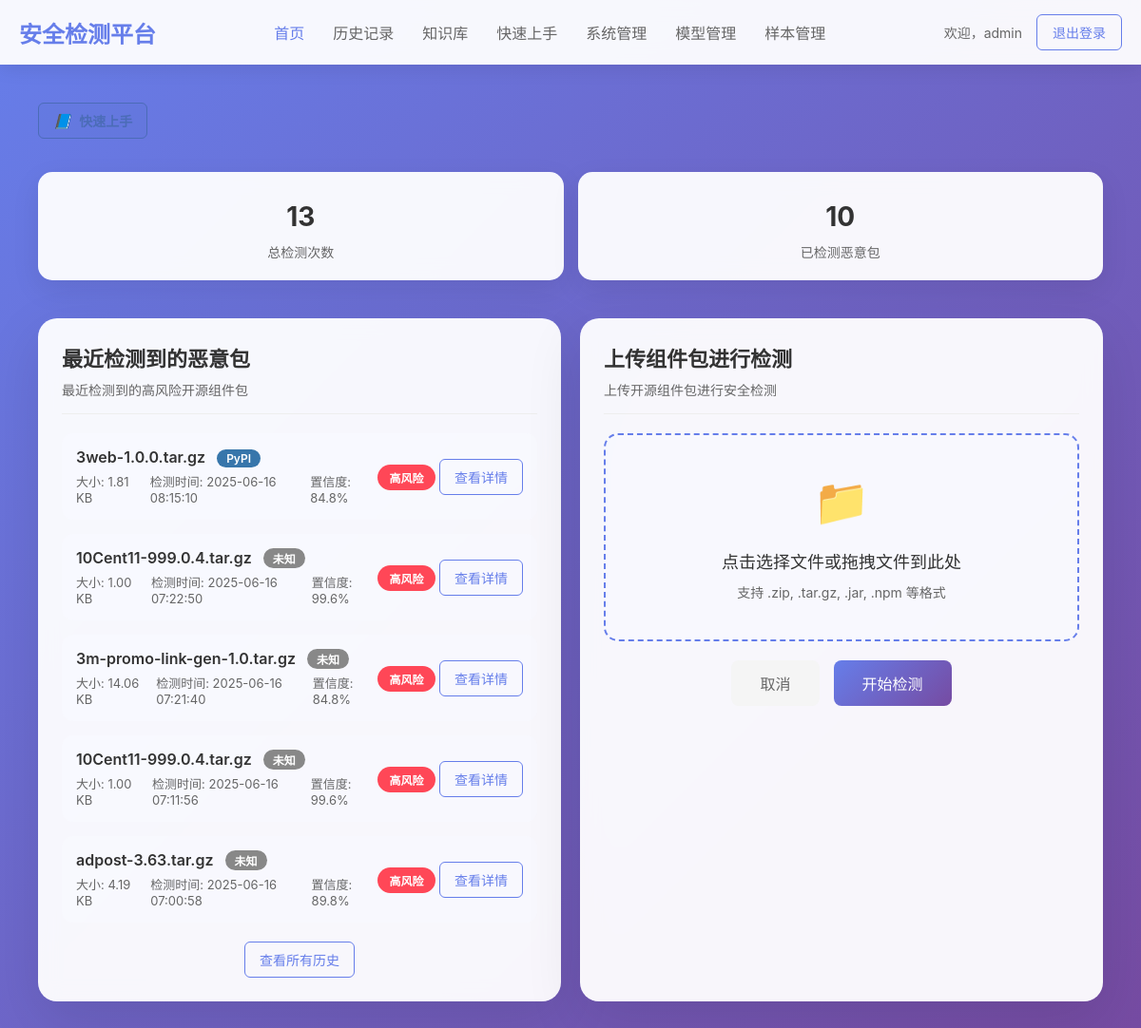
The page / (signed in) on the database its author committed.
### tables this page shows
CREATE TABLE scan_records (
            id INTEGER PRIMARY KEY AUTOINCREMENT,
            user_id INTEGER,
            filename TEXT NOT NULL,
            file_size INTEGER,
            file_hash TEXT,
            scan_status TEXT DEFAULT 'pending',
            risk_level TEXT,
            confidence REAL,
            xgboost_result TEXT,
            llm_result TEXT,
            risk_explanation TEXT,
            scan_time REAL,
            created_at TIMESTAMP DEFAULT CURRENT_TIMESTAMP, package_type TEXT,
            FOREIGN KEY (user_id) REFERENCES users (id)
        );

### app.py (the view)
@app.route('/')
def index():
    if 'user_id' not in session:
        return redirect(url_for('login'))
    conn = sqlite3.connect('security_scanner.db')
    cursor = conn.cursor()
    cursor.execute('''
        SELECT id, filename, file_size, risk_level, confidence, created_at, package_type
        FROM scan_records
        WHERE risk_level = 'high'
        AND scan_status = 'completed'
        ORDER BY created_at DESC
        LIMIT 5
    ''')
    recent_malicious_packages = cursor.fetchall()
    malicious_packages = []
    for pkg in recent_malicious_packages:
        malicious_packages.append({
            'id': pkg[0],
            'filename': pkg[1],
            'file_size': format_size(pkg[2]) if pkg[2] else "未知",
            'risk_level': pkg[3],
            'confidence': pkg[4] * 100 if pkg[4] else 0,
            'created_at': pkg[5],
            'package_type': pkg[6] if len(pkg) > 6 else 'unknown'
        })
    cursor.execute('''
        SELECT COUNT(*) FROM scan_records
        WHERE risk_level = 'high' AND scan_status = 'completed'
    ''')
    total_malicious = cursor.fetchone()[0]
    cursor.execute('''
        SELECT COUNT(*) FROM scan_records
        WHERE scan_status = 'completed'
    ''')
    total_scans = cursor.fetchone()[0]
    conn.close()
    return render_template('index.html',
                          malicious_packages=malicious_packages,
                          total_malicious=total_malicious,
                          total_scans=total_scans)

### app.py (called while the page is built)
def format_size(size_in_bytes):
    if size_in_bytes < 1024:
        return f"{size_in_bytes} B"
    elif size_in_bytes < 1024 * 1024:
        return f"{size_in_bytes / 1024:.2f} KB"
    elif size_in_bytes < 1024 * 1024 * 1024:
        return f"{size_in_bytes / (1024 * 1024):.2f} MB"
    else:
        return f"{size_in_bytes / (1024 * 1024 * 1024):.2f} GB"

### templates/index.html (shortened to what this page needs)
{% extends "base.html" %}
{% block content %}
<div class="dashboard-container">
    <div style="grid-column: span 2; text-align: left; margin-bottom: 15px;">
        <a href="{{ url_for('guide') }}" class="quick-guide-small-btn">
            <i class="guide-icon">📘</i> 快速上手
        </a>
    </div>
    <div class="stats-container" style="grid-column: span 2;">
        <div class="stat-card">
            <div class="stat-value">{{ total_scans }}</div>
            <div class="stat-label">总检测次数</div>
        </div>
        <div class="stat-card">
            <div class="stat-value">{{ total_malicious }}</div>
            <div class="stat-label">已检测恶意包</div>
        </div>
    </div>
    <div class="malicious-packages">
        <div class="section-header">
            <h2>最近检测到的恶意包</h2>
            <p>最近检测到的高风险开源组件包</p>
        </div>
        <div class="package-list">
            {% if malicious_packages %}
                {% for pkg in malicious_packages %}
                <div class="package-item">
                    <div class="package-info">
                        <div class="package-name">
                            {{ pkg.filename }}
                            {% if pkg.package_type == 'pypi' %}
                                <span class="type-badge type-pypi">PyPI</span>
                            {% elif pkg.package_type == 'npm' %}
                                <span class="type-badge type-npm">npm</span>
                            {% else %}
                                <span class="type-badge type-unknown">未知</span>
                            {% endif %}
                        </div>
                        <div class="package-meta">
                            <span>大小: {{ pkg.file_size }}</span>
                            <span>检测时间: {{ pkg.created_at }}</span>
                            <span>置信度: {{ "%.1f"|format(pkg.confidence) }}%</span>
                        </div>
                    </div>
                    <div>
                        <span class="risk-badge risk-high">高风险</span>
                        <a href="{{ url_for('results', scan_id=pkg.id) }}" class="more-link">查看详情</a>
                    </div>
                </div>
                {% endfor %}
            {% else %}
                <div class="empty-state">
                    <div class="empty-icon">🔍</div>
                    <p>暂无检测到的恶意包</p>
                </div>
            {% endif %}
        </div>
        <div class="center-text">
            <a href="{{ url_for('history') }}" class="more-link">查看所有历史</a>
        </div>
    </div>
    <div class="upload-container">
        <div class="section-header">
            <h2>上传组件包进行检测</h2>
            <p>上传开源组件包进行安全检测</p>
        </div>
        <form id="uploadForm" enctype="multipart/form-data">
            <div class="upload-area" onclick="document.getElementById('fileInput').click()"
                 ondrop="dropHandler(event);" ondragover="dragOverHandler(event);"
                 ondragenter="dragEnterHandler(event);" ondragleave="dragLeaveHandler(event);">
                <div class="upload-icon">📁</div>
                <div class="upload-text">点击选择文件或拖拽文件到此处</div>
                <div class="upload-hint">支持 .zip, .tar.gz, .jar, .npm 等格式</div>
            </div>
            <div class="action-buttons">
                <button type="button" class="btn-large btn-secondary" onclick="clearFile()">取消</button>
                <button type="submit" class="btn-large btn-primary" id="submitBtn" disabled>开始检测</button>
            </div>
        </form>
    </div>
</div>
{% endblock %}

### templates/base.html (shortened to what this page needs)
<!DOCTYPE html>
<html lang="zh-CN">
<head>
</head>
<body>
    {% if session.user_id %}
    <nav class="navbar">
        <div class="navbar-content">
            <a href="{{ url_for('index') }}" class="logo">安全检测平台</a>
            <ul class="nav-links">
                <li><a href="{{ url_for('index') }}" {% if request.path == '/' %}class="active"{% endif %}>首页</a></li>
                <li><a href="{{ url_for('history') }}" {% if request.path == '/history' %}class="active"{% endif %}>历史记录</a></li>
                <li><a href="{{ url_for('knowledge') }}" {% if request.path == '/knowledge' %}class="active"{% endif %}>知识库</a></li>
                <li><a href="{{ url_for('guide') }}" {% if request.path == '/guide' %}class="active"{% endif %}>快速上手</a></li>
                {% if session.role == 'admin' %}
                <li><a href="{{ url_for('admin') }}" class="{% if request.endpoint == 'admin' %}active{% endif %}">系统管理</a></li>
                <li><a href="{{ url_for('model_management') }}" class="{% if request.endpoint == 'model_management' %}active{% endif %}">模型管理</a></li>
                <li><a href="{{ url_for('sample_management') }}" class="{% if request.endpoint == 'sample_management' %}active{% endif %}">样本管理</a></li>
                {% endif %}
            </ul>
            <div class="user-menu">
                <span class="user-info">欢迎，{{ session.username }}</span>
                <a href="{{ url_for('logout') }}" class="btn btn-outline">退出登录</a>
            </div>
        </div>
    </nav>
    {% endif %}
    <div class="container">
        {% block content %}{% endblock %}
    </div>
</body>
</html>

### templates/base.html (style rules this page uses)
* { margin: 0; padding: 0; box-sizing: border-box; }
body { font-family: 'Microsoft YaHei', -apple-system, BlinkMacSystemFont, 'Segoe UI', sans-serif; background: linear-gradient(135deg, #667eea 0%, #764ba2 100%); min-height: 100vh; color: #333; }
.navbar { background: rgba(255, 255, 255, 0.95); backdrop-filter: blur(10px); padding: 15px 0; box-shadow: 0 2px 20px rgba(0,0,0,0.1); position: sticky; top: 0; z-index: 100; }
.navbar-content { max-width: 1200px; margin: 0 auto; padding: 0 20px; display: flex; justify-content: space-between; align-items: center; }
.logo { font-size: 24px; font-weight: 700; color: #667eea; text-decoration: none; }
.nav-links { display: flex; gap: 30px; list-style: none; }
.nav-links a { color: #666; text-decoration: none; font-weight: 500; transition: color 0.3s ease; }
.nav-links a:hover, .nav-links a.active { color: #667eea; }
.user-menu { display: flex; align-items: center; gap: 15px; }
.user-info { color: #666; font-size: 14px; }
.btn { padding: 8px 16px; border: none; border-radius: 6px; text-decoration: none; font-size: 14px; font-weight: 500; cursor: pointer; transition: all 0.3s ease; display: inline-block; }
.btn-primary { background: linear-gradient(135deg, #667eea 0%, #764ba2 100%); color: white; }
.btn-outline { background: transparent; color: #667eea; border: 1px solid #667eea; }
.container { max-width: 1200px; margin: 0 auto; padding: 20px; }

### rows shown on the page
scan_records: filename "3web-1.0.0.tar.gz", package_type "PyPI", file_size "1.81 KB", created_at "2025-06-16 08:15:10", confidence "84.8"
scan_records: filename "10Cent11-999.0.4.tar.gz", package_type "未知", file_size "1.00 KB", created_at "2025-06-16 07:22:50", confidence "99.6"
scan_records: filename "3m-promo-link-gen-1.0.tar.gz", package_type "未知", file_size "14.06 KB", created_at "2025-06-16 07:21:40", confidence "84.8"
scan_records: filename "10Cent11-999.0.4.tar.gz", package_type "未知", file_size "1.00 KB", created_at "2025-06-16 07:11:56", confidence "99.6"
scan_records: filename "adpost-3.63.tar.gz", package_type "未知", file_size "4.19 KB", created_at "2025-06-16 07:00:58", confidence "89.8"

### other values the page prints
{{ session.username }} "admin"
{{ total_scans }} "13"
{{ total_malicious }} "10"
